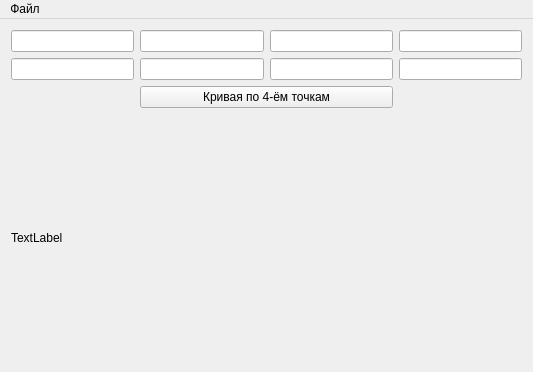
<?xml version="1.0" encoding="UTF-8"?>
<ui version="4.0">
 <class>BezClass</class>
 <widget class="QMainWindow" name="BezClass">
  <property name="geometry">
   <rect>
    <x>0</x>
    <y>0</y>
    <width>533</width>
    <height>372</height>
   </rect>
  </property>
  <property name="windowTitle">
   <string>BezClass</string>
  </property>
  <widget class="QWidget" name="centralWidget">
   <layout class="QGridLayout" name="gridLayout">
    <item row="0" column="0">
     <widget class="QLineEdit" name="lineFirstX"/>
    </item>
    <item row="0" column="1">
     <widget class="QLineEdit" name="lineSecondX"/>
    </item>
    <item row="0" column="2">
     <widget class="QLineEdit" name="lineThirdX"/>
    </item>
    <item row="0" column="3">
     <widget class="QLineEdit" name="lineFourX"/>
    </item>
    <item row="1" column="0">
     <widget class="QLineEdit" name="lineFirstY"/>
    </item>
    <item row="1" column="1">
     <widget class="QLineEdit" name="lineSecondY"/>
    </item>
    <item row="1" column="2">
     <widget class="QLineEdit" name="lineThirdY"/>
    </item>
    <item row="1" column="3">
     <widget class="QLineEdit" name="lineFourY"/>
    </item>
    <item row="2" column="1" colspan="2">
     <widget class="QPushButton" name="pushButton">
      <property name="text">
       <string>Кривая по 4-ём точкам</string>
      </property>
     </widget>
    </item>
    <item row="3" column="0" colspan="4">
     <widget class="QLabel" name="label">
      <property name="text">
       <string>TextLabel</string>
      </property>
     </widget>
    </item>
   </layout>
  </widget>
  <widget class="QMenuBar" name="menuBar">
   <property name="geometry">
    <rect>
     <x>0</x>
     <y>0</y>
     <width>533</width>
     <height>21</height>
    </rect>
   </property>
   <widget class="QMenu" name="menu">
    <property name="title">
     <string>Файл</string>
    </property>
    <addaction name="actionOpen"/>
    <addaction name="actionSave"/>
    <addaction name="actionExit"/>
   </widget>
   <addaction name="menu"/>
  </widget>
  <action name="actionOpen">
   <property name="text">
    <string>Открыть</string>
   </property>
  </action>
  <action name="actionSave">
   <property name="text">
    <string>Сохранить</string>
   </property>
  </action>
  <action name="actionExit">
   <property name="text">
    <string>Выход</string>
   </property>
  </action>
 </widget>
 <layoutdefault spacing="6" margin="11"/>
 <resources/>
 <connections/>
</ui>
